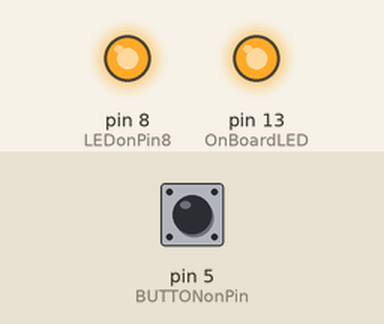
Recording of a sketch running on a simulated Arduino Uno, built with avr-gcc and run on an emulated ATmega328P. Shown: output pins drawn as LEDs (lit = HIGH). The inputs (shaded band) are chosen by the test bench; at power-on: pin 5 (BUTTONonPin) LOW.

Above: at 1.2 s.
1.3 s: pin 5 (BUTTONonPin) pulled HIGH for 0.15 s
At 1.37 s:
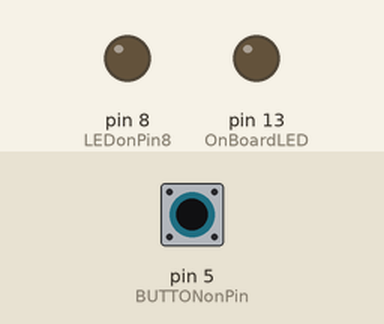
2.9 s: pin 5 (BUTTONonPin) pulled HIGH for 3.2 s
At 6.6 s:
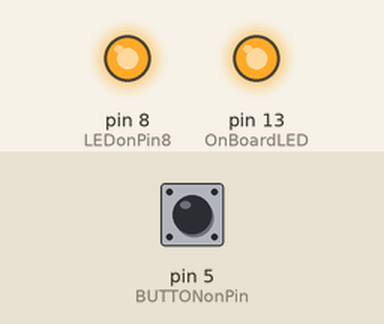
Timing chart, 0 to 8.1 s (numbered marks = the images above; inputs shaded):
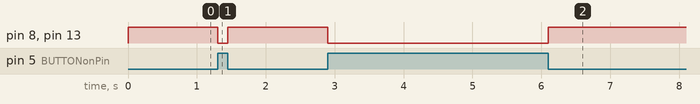

Measured:
- after the input at 1.3 s, pin 8 (LEDonPin8), pin 13 (OnBoardLED): HIGH → LOW at once, → HIGH 0.15 s later
- after the input at 2.9 s, pin 8 (LEDonPin8), pin 13 (OnBoardLED): HIGH → LOW at once, → HIGH 3.2 s later

The sketch:

03.binarySelection.ino
```cpp
/*  Author:

  Learning Intention:
  The students understand binary selection logic and apply it to a simple control structures.

  Success Criteria:
    1.  I understand binary selection is asking questions that only have a true and false outcome
    2.  I can apply different comparison operators to get a desired outcome in a basic if else
        control structure
    3.  I understand 'if', 'if else', and 'if else if else'
    4.  I understand the difference between a 'nested if', and using boolean operators
    5.  I can read a simple logic flowchart

  Student Notes:
  Comparison Operators
    - != (not equal to)
    - < (less than)
    - <= (less than or equal to)
    - == (equal to)
    - > (greater than)
    - >= (greater than or equal to)

    Boolean Operators
    - ! (logical not)
    - && (logical and)
    - || (logical or)


  Documentation:
    https://www.arduino.cc/reference/en/#structure
    https://github.com/TempeHS/TempeHS_Ardunio_Bootcamp/blob/main/03.binarySelection/Readme.md

*/

static unsigned int OnBoardLED = 13;
static unsigned int LEDonPin8 = 8;
static unsigned int BUTTONonPin = 5;

void setup() {
  Serial.begin(9600);
  pinMode(OnBoardLED, OUTPUT);
  pinMode(LEDonPin8, OUTPUT);
  pinMode(BUTTONonPin, INPUT);
}

void loop() {
  bool reading = digitalRead(BUTTONonPin);
  if (reading == 1) {
    digitalWrite(OnBoardLED, 0);
    digitalWrite(LEDonPin8, 0);
  }
    if (reading == 0) {
    digitalWrite(OnBoardLED, 1);
    digitalWrite(LEDonPin8, 1);}
}
```
